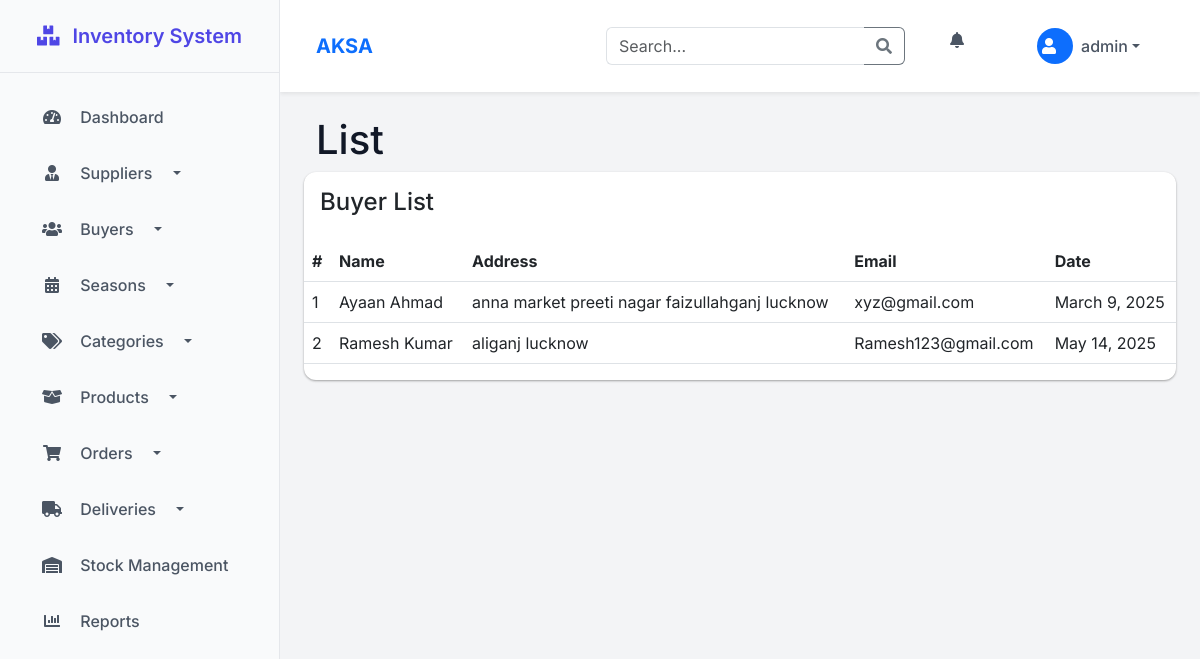
Screenshot of /store/buyer-list/ (signed in) with the database file from the repository.
### inventory/models.py (models this page shows)
class User(AbstractUser):
    is_buyer = models.BooleanField(default=False)
    is_supplier = models.BooleanField(default=False)
    is_admin = models.BooleanField(default=False)

### store/models.py (models this page shows, shortened)
class Buyer(models.Model):
    user = models.OneToOneField(User, on_delete=models.CASCADE)
    name = models.CharField(max_length=120, unique=True)
    address = models.CharField(max_length=220)
    created_date = models.DateField(auto_now_add=True)

### store/views.py (the view)
# urls.py: path('buyer-list/', BuyerListView.as_view(), name='buyer-list'),
class BuyerListView(ListView):
    model = Buyer
    template_name = 'store/buyer_list.html'
    context_object_name = 'buyer'

### store/context_processors.py (called while the page is built)
def alerts_context(request):
    if request.user.is_authenticated:
        return {
            'unread_alerts_count': Alert.objects.filter(user=request.user, is_read=False).count(),
            'recent_alerts': Alert.objects.filter(user=request.user).order_by('-created_at')[:5]
        }
    return {}

### templates/store/buyer_list.html (shortened to what this page needs)
{% extends 'base/base.html' %}
{% block breadcrumbs %}
<div class="breadcrumbs">
    <div class="breadcrumbs-inner">
        <div class="row m-0">
            <div class="col-sm-4">
                <div class="page-header float-left">
                    <div class="page-title">
                        <h1>List</h1>
                    </div>
                </div>
            </div>
        </div>
    </div>
</div>
{% endblock breadcrumbs %}
{% block content %}
<div class="row">
    <div class="col-xl-12">
        <div class="card">
            <div class="card-body">
                <h4 class="box-title">Buyer List </h4>
            </div>
            <div class="card-body--">
                <div class="table-stats order-table ov-h">
                    <table class="table ">
                        <thead>
                            <tr>
                                <th class="serial">#</th>
                                <th>Name</th>
                                <th>Address</th>
                                <th>Email</th>
                                <th>Date</th>
                            </tr>
                        </thead>
                        <tbody>
                            {% if buyer %}
                            {% for buyer in buyer %}
                            <tr>
                                <td class="serial">{{ forloop.counter }}</td>
                                <td>{{ buyer.name }}</td>
                                <td>{{ buyer.address }}</td>
                                <td>{{ buyer.user.email }}</td>
                                <td>{{ buyer.created_date }}</td>
                            </tr>
                            {% endfor %}
                            {% else %}
                                <tr><td>No Buyer Data</td></tr>
                            {% endif %}
                        </tbody>
                    </table>
                </div>
            </div>
        </div>
    </div>
</div>
{% endblock content %}

### templates/base/navbar.html (shortened to what this page needs)
<header class="navbar navbar-expand-lg navbar-light bg-white shadow-sm">
    <div class="container-fluid">
        <a class="navbar-brand fw-bold text-primary">AKSA</a>
        <div class="collapse navbar-collapse">
            <form class="d-flex ms-auto me-3" method="GET" action="{% url 'search' %}">
                <div class="input-group">
                    <input class="form-control border-end-0" type="search" name="q" placeholder="Search..."
                           aria-label="Search" value="{{ request.GET.q }}">
                    <button class="btn btn-outline-secondary border-start-0" type="submit">
                        <i class="fas fa-search"></i>
                    </button>
                </div>
            </form>
            <ul class="navbar-nav">
                <li class="nav-item dropdown me-2">
                    <a class="nav-link position-relative" href="#" id="alertsDropdown" role="button"
                       data-bs-toggle="dropdown" aria-expanded="false">
                        <i class="fas fa-bell text-gray-600"></i>
                    </a>
                </li>
                <li class="nav-item dropdown">
                    <a class="nav-link dropdown-toggle d-flex align-items-center" href="#" id="userDropdown"
                       role="button" data-bs-toggle="dropdown" aria-expanded="false">
                        <div class="avatar avatar-sm me-2">
                            <div class="bg-primary text-white rounded-circle d-flex align-items-center justify-content-center"
                                 style="width: 36px; height: 36px;">
                                <i class="fas fa-user"></i>
                            </div>
                        </div>
                        <span class="d-none d-lg-inline">{{ request.user.username }}</span>
                    </a>
                </li>
            </ul>
        </div>
    </div>
</header>

### templates/base/base.html (style rules this page uses)
:root { --primary: #4f46e5; --primary-hover: #4338ca; --sidebar-bg: #f9fafb; --sidebar-active: #e0e7ff; --header-bg: #ffffff; --card-shadow: 0 1px 3px rgba(0,0,0,0.12), 0 1px 2px rgba(0,0,0,0.24); --transition: all 0.3s cubic-bezier(.25,.8,.25,1); }
body { font-family: 'Inter', sans-serif; background-color: #f3f4f6; color: #111827; }
.nav-link { color: #4b5563; padding: 0.75rem 1.5rem; font-weight: 500; border-radius: 0.5rem; margin: 0.25rem 1rem; transition: var(--transition); }
.nav-link i { width: 24px; text-align: center; margin-right: 12px; }
.navbar { background: var(--header-bg); box-shadow: var(--card-shadow); padding: 0.75rem 1.5rem; }
.navbar-brand { font-weight: 700; color: var(--primary); font-size: 1.25rem; }
.card { border: none; border-radius: 0.75rem; box-shadow: var(--card-shadow); transition: var(--transition); }

### rows the page displays
User: user.username "admin"
Buyer: name "Ayaan Ahmad", address "anna market preeti nagar faizullahganj lucknow", user.email "xyz@gmail.com", created_date "March 9, 2025"
Buyer: name "Ramesh Kumar", address "aliganj lucknow", user.email "Ramesh123@gmail.com", created_date "May 14, 2025"
